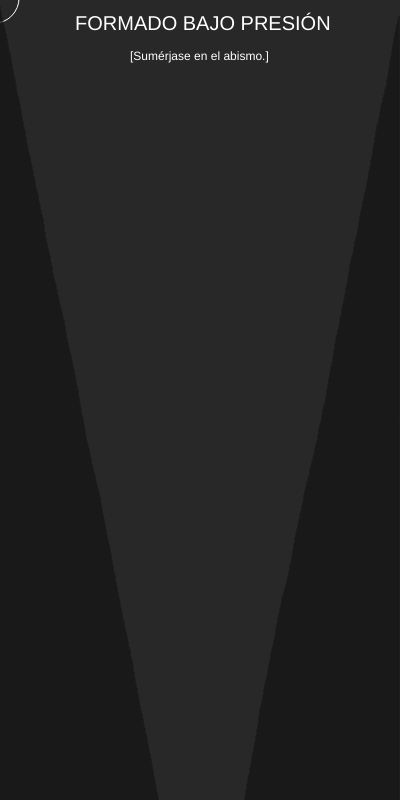
Frame 1 (no input)
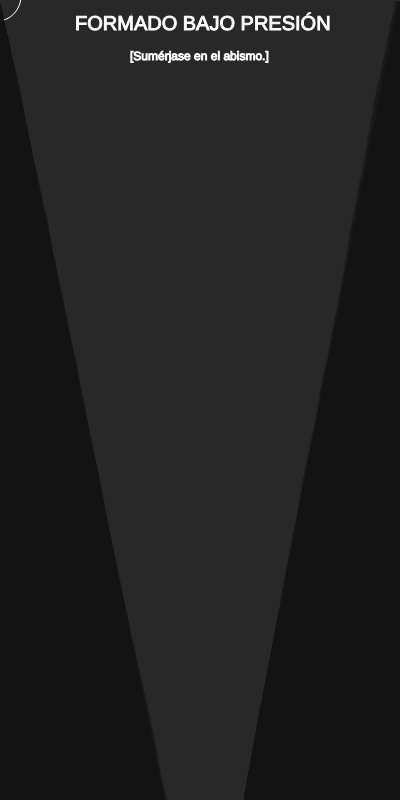
Frame 60 (no input)
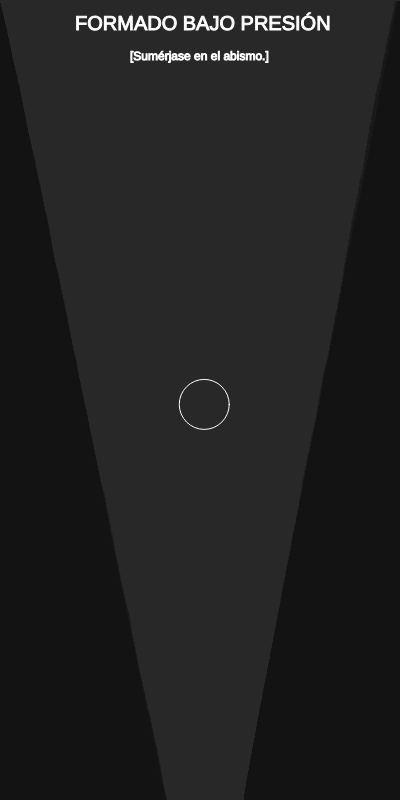
Frame 120 (the mouse pressed at the canvas centre since frame 60)

The p5.js sketch that drew these frames (run headless with seeded random() and noise() and a simulated clock; from frame 60 on, the mouse is pressed at the canvas centre):

// p5.js sketch
// ── sketch.js
// variables globales

let xCir;
let yCir;

let xRojo;
let yRojo;

let valorAleatorio;

let distancia;

let pg;

// setup
function setup() {
  createCanvas(400, 800);
  pg = createGraphics(400, 900);

  xRojo = 0;
  yRojo = 0;

}

// draw
function draw() {
  background(40);

  push;
  fill(255);
  textSize(20);
  text("FORMADO BAJO PRESIÓN", 75, 30);
  pop;

  push;
  fill(255);
  textSize(12);
  text("[Sumérjase en el abismo.]", 130, 60);
  pop;
  

  xCir = mouseX;
  yCir = mouseY;



  distancia = dist(xCir, yCir, 0, 700); //distancia máxima es 700
  console.log(distancia);

  valorAleatorio = map(distancia, 0, 600, 50, 0);



  stroke(255);
  noFill();
  ellipse(xCir + random(valorAleatorio), yCir + random(valorAleatorio), 50, 50);

  //peñasco 1
  
    let colMont = color(20);
    let y1 = 0;
    let y2 = height;
    pg.strokeWeight(1);

    for (i = 0; i < width; i++) {
      let x = i;
      y1 += random(-2, 2) + 5;
      pg.stroke(colMont);
      pg.line(x, y1, x, y2);
   
    }
    

  //peñasco 2/
  
  
    let colMont2 = color(20);
    let y1b = height;
    let y2b = height;
    pg.strokeWeight(1);
  
    for (i = 245; i < width; i++) {
      let x2 = i;
      y1b -= random(-2, 2) + 5;
      pg.stroke(colMont2);
      pg.line(x2, y1b, x2, y2b);
     
    }
    
    image(pg, 0, 1);

}
